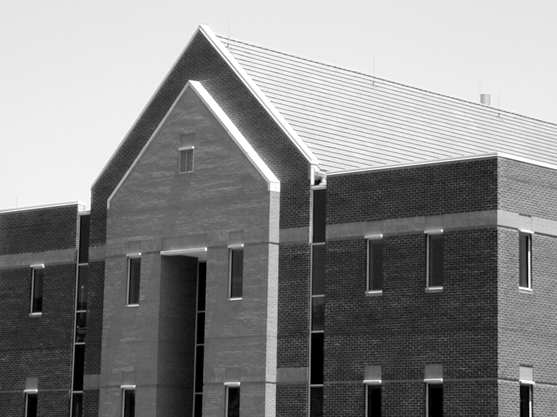
#> input picture lab9/dom.png, 557 x 417 px
$ jupyter execute 09_Canny.ipynb   (older library calls are emulated)
#> lines starting #> are read from the running program, lines starting #| are printed output that depends on the picture; after the words box and inside, x2 and y2 are one past the last pixel; in counts of white or black regions, pixels touching at a corner belong together
# Detekcja krawędzi

## Cel ćwiczenia

- Zapoznanie z metodami detekcji krawędzi:
    - Sobel, Prewitt, Roberts - przypomnienie,
    - Laplasjan z Gaussa (LoG – ang. Laplacian of Gaussian),
    - Canny.

Detekcja krawędzi przez wiele lat była podstawą algorytmów segmentacji.
Krawędzie wykrywane są najczęściej z wykorzystaniem pierwszej (gradient) i drugiej (Laplasjan) pochodnej przestrzennej.
Wykorzystanie obu metod zaprezentowane zostało w ćwiczeniu *Przetwarzanie wstępne. Filtracja kontekstowa*.

W niniejszym ćwiczeniu poznane detektory krawędzi zostaną porównane z bardziej zaawansowanymi: Laplasjan z funkcji Gaussa (LoG), Zero Crossing i Canny.

## Laplasjan z Gaussa (LoG)

Funkcja Gaussa:<br>
\begin{equation}
h(r) = e^{\frac{-r^2}{2 \sigma^2}}
\end{equation}<br>
gdzie:
- $r^2 = x^2 + y^2$
- $\sigma$ to odchylenie standardowe.

Działanie filtracji Gaussowskiej zostało przedstawione w ćwiczeniu "Przetwarzanie wstępne". W jej wyniku następuje rozmazanie obrazu.
Laplasjan tej funkcji dany jest wzorem:

\begin{equation}
\nabla^2 h(r) = \frac{r^2 - 2\sigma^2}{\sigma^4} e^{-\frac{r^2}{2\sigma^2}}
\end{equation}

Funkcję (z oczywistych powodów) nazywamy Laplasjan z Gaussa (LoG).
Ponieważ druga pochodna jest operacją liniową, konwolucja obrazu z $\nabla^2 h(r)$ daje taki sam efekt jak zastosowanie filtracji Gaussa na obrazie, a następnie obliczenie Laplasjanu z wyniku.
Lokalizacja krawędzi polega na znalezieniu miejsca, gdzie po filtracji LoG następuje zmiana znaku.

1. Wczytaj obraz *house.png*.
2. Wykonaj rozmycie Gaussowskie obrazu wejściowego.
W tym celu wykorzysaj funkcję `cv2.GaussianBlur(img, kSize, sigma)`.
Pierwszy argument jest obrazem wejśćiowym.
Drugi jest rozmiarem filtru (podanym w nawiasach okrągłych, np. *(3, 3)*).
Trzecim argumentem jest odchylenie standardowe. Wartość jest dobrana automatycznie, jeśli zosanie podana wartość `0` (będą równe rozmiarowi).
3. Oblicz laplasjan obrazu rozmytego.
W tym celu wykorzysaj funkcję `cv2.Laplacian(img, ddepth)`.
Pierszym argumentem jest obraz wejściowy.
Drugim argumentem jest typ danych wejściowych. Użyj `cv2.CV_32F`.
4. Wyznacz miejsca zmiany znaku.
Zaimplementuj funkcję `crossing(LoG, thr)`:
    - Najpierw stwórz tablicę, do której zostanie zapisany wynik.
    Jej rozmiar jest taki sam jak przetwarzanego obrazu.
    - Następnie wykonaj pętle po obrazie (bez ramki jednopikselowej).
    W każdej iteracji stwórz otoczenie o rozmiarze $3 \times 3$.
    Dla otoczenia oblicz wartość maksymalną i minimalną.
    - Jeśli wartości te mają przeciwne znaki, to do danego miejsca tablicy przypisz wartość:
        - jeśli piksel wejściowy > 0, to dodaj do niego wartość bezwzględną minimum.
        - jeśli piksel wejściowy < 0, to do jego wartości bezwzględnej dodaj maksimum.
    - Zmień zakres wykonanej tablicy do $<0, 255>$.
    - Wykonaj progowanie tablicy. Próg jest argumentem wejściowym.
    - Przeskaluj dane binarne do wartości `[0, 255]`.
    - Wykonaj konwersję do typu *uint8*.
    - Wykonaj rozmycie medianowe wyniku.
    Wykorzystaj funkcję `cv2.medianBlur(img, kSize)`.
    Pierwszym argumentem jest obraz wejśćiowy, a drugim rozmiar filtra.
    - Zwróć wyznaczoną tablicę.
5. Wyświetl obraz wynikowy.
6. Dobierz parametry (rozmiar filtru Gaussa, odchylenie standardowe, próg binaryzacji) tak, by widoczne były kontury domu, ale nie dachówki.

[cell 1]
import cv2
from matplotlib import pyplot as plt
import numpy as np
import math
import os

if not os.path.exists("dom.png",) :
    !wget https://raw.githubusercontent.com/vision-agh/poc_sw/master/09_Canny/dom.png --no-check-certificate

[cell 2]
house = cv2.imread('dom.png', cv2.IMREAD_GRAYSCALE)
#> house is the input picture: shape (417, 557); min 0, max 255, mean 133.3

plt.imshow(house)
plt.show()

[cell 3]
house_blurr = cv2.GaussianBlur(house, (3,3), 0)

plt.imshow(house_blurr)
plt.show()

[cell 4]
house_lapl = cv2.Laplacian(house_blurr, cv2.CV_32F)
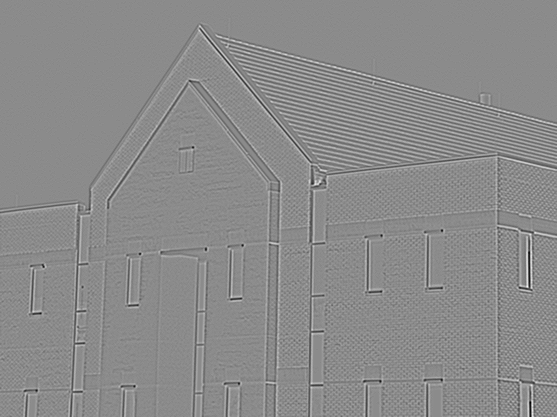
#> house_lapl: shape (417, 557) float32; min -125, max 104, mean 0; drawn with min black and max white

plt.imshow(house_lapl)
plt.show()

[cell 5]
def crossing(img, thr, gauss_blurr_size=3):
#> called with thr = 90, gauss_blurr_size = 3
    result = np.zeros(img.shape)

    X, Y = np.shape(img)
#> X = 417; Y = 557


    for x in range(1, X-1):
        for y in range(1, Y-1):
            tmp_min = np.min(img[x-1:x+2, y-1: y+2])
            tmp_max = np.max(img[x-1:x+2, y-1: y+2])

            if tmp_max * tmp_min < 0:
                if img[x, y] < 0:
                    result[x, y] = abs(img[x, y]) + tmp_max
                elif img[x, y] > 0:
                    result[x, y] = img[x, y] + abs(tmp_min)
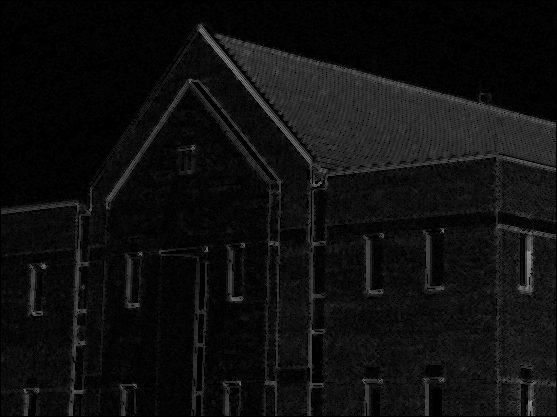
#> result: shape (417, 557) float64; min 0, max 149, mean 14.7

    normalized = result / result.max()
    normalized *= 255.0

    normalized = normalized < thr
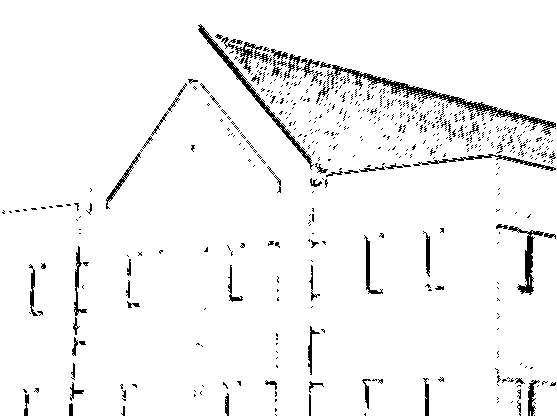
#> normalized: shape (417, 557) bool; 95.7% white; black in thin lines or dots

    normalized = np.array(normalized, dtype=np.uint8)


    normalized *= 255
#> normalized: shape (417, 557); 95.7% white; black in thin lines or dots

    blurred = cv2.medianBlur(normalized, gauss_blurr_size)
#> blurred: shape (417, 557); 96.5% white; 223 black regions (159 under 20 px), largest, box (x1, y1, x2, y2) and area: (333, 65, 556, 134) 1440, (199, 25, 312, 167) 878, (508, 226, 555, 294) 593

    return blurred

[cell 6]
house_blurr = cv2.GaussianBlur(house, (3,3), 0)
house_lapl = cv2.Laplacian(house_blurr, cv2.CV_32F)
plt.imshow(crossing(house_lapl, 90, 3), cmap='gray')

## Algorytm Canny'ego

> Algorytm Canny'ego to często wykorzystywana metoda detekcji krawędzi.
> Zaproponowana została w 1986r. przez Johna F. Cannego.
> Przy jego projektowaniu założono trzy cele:
> - niska liczba błędów - algorytm powinien znajdywać wszystkie krawędzie oraz generować jak najmniej fałszywych detekcji,
> - punkty krawędziowe powinny być poprawnie lokalizowane - wykryte punkty powinny być jak najbardziej zbliżone do rzeczywistych,
> - krawędzie o szerokości 1 piksela - algorytm powinien zwrócić jeden punkt dla każdej rzeczywistej krawędzi.

Zaimplementuj algorytm detekcji krawędziCanny'ego:
1. W pierwszym kroku obraz przefiltruj dwuwymiarowym filtrem Gaussa.
2. Następnie oblicz gradient pionowy i poziomy ($g_x $ i $g_y$).
Jedną z metod jest filtracja Sobela.
3. Dalej oblicz amplitudę:
$M(x,y)  = \sqrt{g_x^2+g_y^2}$ oraz kąt:
$\alpha(x,y) = arctan(\frac{g_y}{g_x})$.
Do obliczenia kąta wykorzystaj funkcję `np.arctan2(x1, x2)`.
Wynik jest w radianach.
4. W kolejnym etapie wykonaj kwantyzację kątów gradientu.
Kąty od $-180^\circ$ do $180^\circ$ można podzielić na 8 przedziałów:
[$-22.5^\circ, 22.5^\circ$], [$22.5^\circ, 67.5^\circ$],
[$67.5^\circ, 112.5^\circ$], [$112.5^\circ, 157.5^\circ$],
[$157.5^\circ, -157.5^\circ$], [$-157.5^\circ, -112.5^\circ$],
[$-112.5^\circ, -67.5^\circ$], [$-67.5^\circ, -22.5^\circ$].
Przy czym należy rozpatrywać tylko 4 kierunki:
    - pionowy ($d_1$),
    - poziomy ($d_2$),
    - skośny lewy ($d_3$),
    - skośny prawy ($d_4$).
5. Dalej przeprowadź eliminację pikseli, które nie mają wartości maksymalnej (ang. *nonmaximal suppresion*).
Celem tej operacji jest redukcja szerokości krawędzi do rozmiaru 1 piksela.
Algorytm przebiega następująco.
W rozpatrywanym otoczeniu o rozmiarze $3 \times 3$:
    - określ do którego przedziału należy kierunek gradientu piksela centralnego ($d_1, d_2, d_3, d_4$).
    - przeanalizuje sąsiadów leżących na tym kierunku.
Jeśli choć jeden z nich ma amplitudę większą niż piksel centralny, to należy uznać, że nie jest lokalnym maksimum i do wyniku przypisać $g_N(x,y) = 0$.
W przeciwnym przypadku $g_N(x,y) = M(x,y)$.
Przez $g_N$ rozumiemy obraz detekcji lokalnych maksimów.
Zaimplementuj funkcję `nonmax`.
Pierwszym argementem jest macierz kierunków (po kwantyzacji).
Drugim argumentem jest macierz amplitudy.
6. Ostatnią operacją jest binaryzacja obrazu $g_N$.
Stosuje się tutaj tzw. binaryzację z histerezą.
Wykorzystuje się w niej dwa progi: $T_L$ i $T_H$, przy czym $T_L < T_H$.
Canny zaproponował, aby stosunek progu wyższego do niższego był jak 3 lub 2 do 1.
Rezultaty binaryzacji można opisać jako:<br>
$g_{NH}(x,y) = g_N(x,y) \geq TH $<br>
$g_{NL}(x,y) = TH > g_N(x,y) \geq TL $<br>
Można powiedzieć, że na obrazie $g_{NH}$ są "pewne" krawędzie.
Natomiast na $g_{NL}$ "potencjalne".
Często krawędzie "pewne" nie są ciągłe.
Dlatego wykorzystuje się obraz $g_{NL}$ w następującej procedurze:
    - Stwórz stos zawierający wszystkie piksele zaznaczone na obrazie $g_{NH}$.
W tym celu wykorzystaj listę współrzędnych `[row, col]`.
Do pobrania elementu z początku służy metoda `list.pop()`.
Do dodania elementu na koniec listy służy metoda `list.append(new)`.
    - Stwórz obraz, który będzie zawierał informację czy dany piksel został już odwiedzony.
    - Stwórz obraz, któy zawierać będzie wynikowe krawędzie.
Jej rozmiar jest równy rozmiarowi obrazu.
    - Wykonaj pętlę, która będzie pobierać elementy z listy, dopóki ta nie będzie pusta.
W tym celu najlepiej sprawdzi się pętla `while`.
    - W każdej iteracji pobierz element ze stosu.
    - Sprawdź czy dany element został już odwiedzony.
    - Jeśli nie został, to:
        - Oznacz go jako odwiedzony,
        - Oznacz piksel jako krawędź w wyniku,
        - Sprawdź otoczenie piksela w obrazie $g_{NL}$,
        - Dodaj do stosu współrzędne otoczenia, które zawierają krawędź (potencjalną).
        Można to wykoanać np. pętlą po stworzonym otoczeniu.
7. Wyświetl obraz oryginalny, obraz $g_{NH}$ oraz obraz wynikowy.

Pomocnicze obrazy $g_{NH}$ i $g_{NL}$ zostały wprowadzone dla uproszczenia opisu.
Algorytm można zaimplementować wbardziej "zwarty" sposób.

Na podstawie powyższego opisu zaimplementuj algorytm Cannego.

[cell 7]
# 2d gauss filter
blur = cv2.GaussianBlur(house,(3, 3),1)

# sobel filtration
grad_x = cv2.Sobel(blur, cv2.CV_64F, 1, 0, ksize=3)
grad_y = cv2.Sobel(blur, cv2.CV_64F, 0, 1, ksize=3)
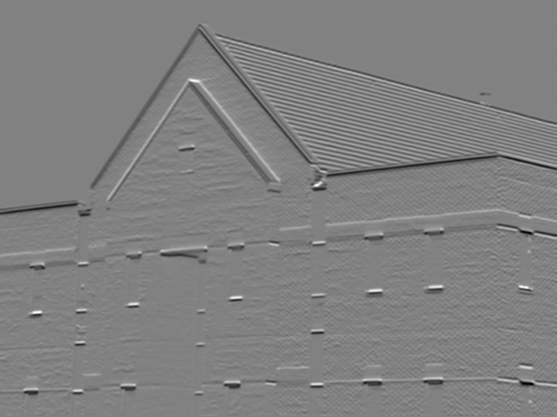
#> grad_y: shape (417, 557) float64; min -511, max 494, mean -3.2; drawn with min black and max white

# amplitude and angle
amp = np.sqrt(grad_x**2 + grad_y**2)
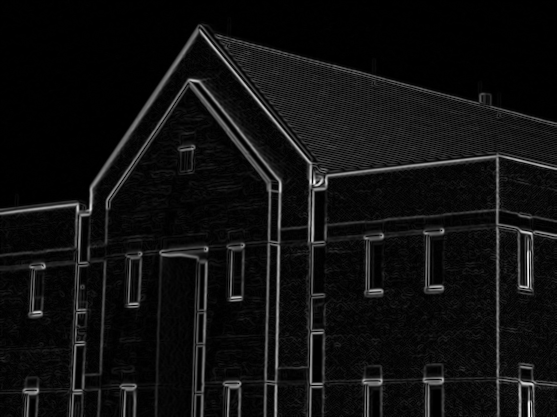
#> amp: shape (417, 557) float64; min 0, max 608.3, mean 38.5; drawn with min black and max white
ang = np.arctan2(grad_y, grad_x)
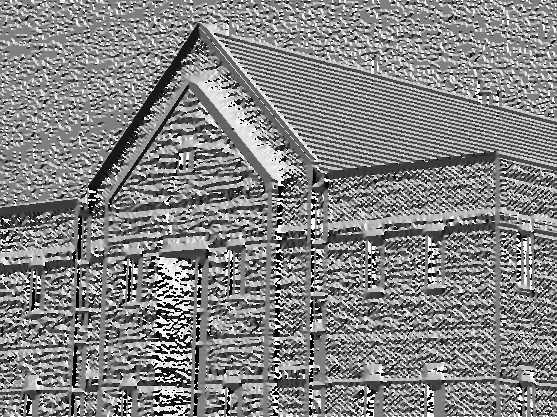
#> ang: shape (417, 557) float64; min -3.14, max 3.14, mean 0.113; drawn with min black and max white
ang = ang * 180 / np.pi

# quantization

def nonmax(ang, amp):
    res = np.zeros(ang.shape)

    X, Y = ang.shape
#> X = 417; Y = 557

    for x in range(1, X-1):
        for y in range(1, Y-1):
            a = ang[x, y]
            if (-22.5 < a <= 22.5) or (a > 157.5) or (a <= -157.5):
                a1, a2 = amp[x, y-1], amp[x, y+1]
            elif (-112.5 < a <= -67.5) or (67.5 < a <= 112.5):
                a1, a2 = amp[x-1, y], amp[x+1, y]
            elif (-67.5 < a <= -22.5) or (112.5 < a <= 157.5):
                a1, a2 = amp[x+1, y-1], amp[x-1, y+1]
            else:
                a1, a2 = amp[x-1, y-1], amp[x+1, y+1]

            if not (a1 > amp[x, y] or amp[x, y] < a2 ):
                res[x, y] = amp[x, y]
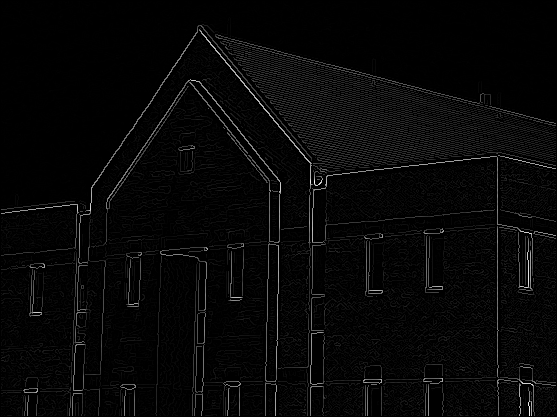
#> res: shape (417, 557) float64; min 0, max 608.3, mean 18.1; drawn with min black and max white
    return res


nmax = nonmax(ang, amp)

TH = 200
TL = 100

gNH = nmax >= TH
#> gNH: shape (417, 557) bool; 2.1% white in thin lines or dots
gNL = (TH > nmax) & (nmax >= TL)
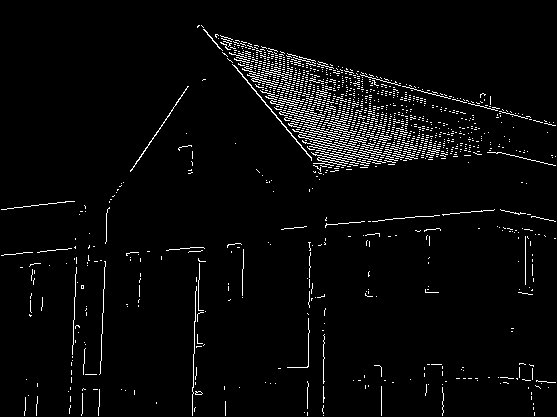
#> gNL: shape (417, 557) bool; 3.5% white in thin lines or dots

stack = []

X, Y = gNH.shape
#> X = 417; Y = 557

for x in range(X):
    for y in range(Y):
        if gNH[x, y]:
            stack.append((x, y))

visited = np.zeros(nmax.shape)

res_img = np.zeros(nmax.shape)

while stack:
    x, y = stack.pop()
    if not visited[x, y]:
        visited[x, y] = 1
        res_img[x,y] = 1
        x_from = max(0, x-1)
        x_to = min(X-1, x+1)
        y_from = max(0, y-1)
        y_to = min(Y-1, y+1)

        for x_t in range(x_from, x_to + 1):
            for y_t in range(y_from, y_to + 1):
                if x_t != x and y_t != y:
                    if gNL[x_t, y_t]:
                        stack.append((x_t, y_t))
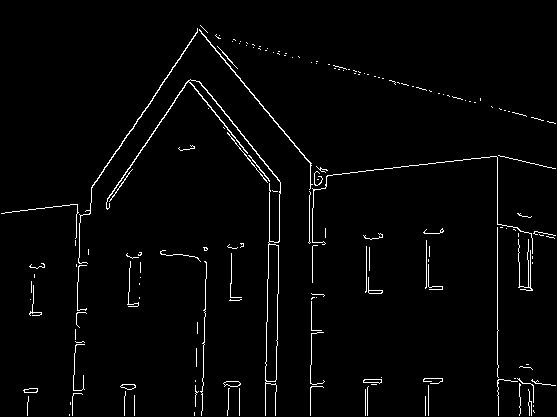
#> res_img: shape (417, 557) float64; values 0 (black) and 1 (white), 2.2% white in thin lines or dots
#> after the loop, stack = []


f, ax = plt.subplots(1, 4, figsize = (15, 15))
ax[0].imshow(house, cmap='gray')
ax[1].imshow(gNH, cmap='gray')
ax[2].imshow(res_img, cmap='gray')
blur = cv2.GaussianBlur(house,(3, 3),1)
ax[3].imshow(cv2.Canny(blur, 100, 200, None, 3, 1), cmap='gray')
plt.show()
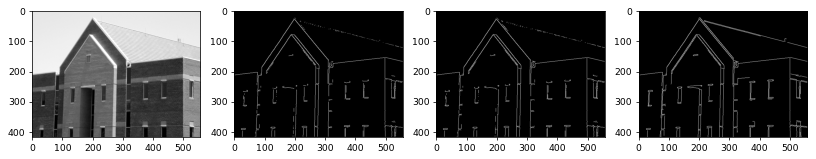
#> figure drawn by matplotlib, 4 panels
